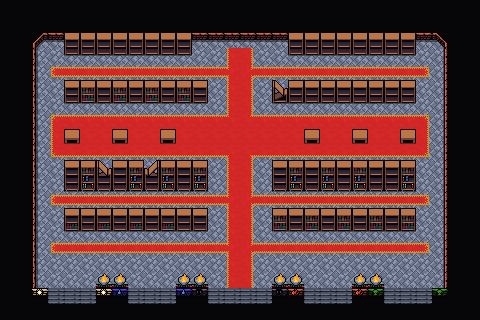

A level layout from a 2D game, rendered from its tile map. Below: a short description, then the map file with tile-grid data replaced by summaries:
An orthogonal 30x20 tile map with 16x16 px tiles, 4 tile layers (Background, Ground, Walls, Overlay), 2 tilesets and 31 objects.

<map version="1.10" tiledversion="1.11.2" orientation="orthogonal" renderorder="right-down" width="30" height="20" tilewidth="16" tileheight="16" infinite="0" nextlayerid="7" nextobjectid="87">
 <tileset firstgid="1" source="../../../../common/maps/tileset/main.tsx" />
 <tileset firstgid="10113" source="../../../../common/maps/tileset/buildings.tsx" />
 <layer id="1" name="Background" width="30" height="20">
  <data>[600 cells, 600 non-empty, 1 distinct tile ids]</data>
 </layer>
 <layer id="2" name="Ground" width="30" height="20">
  <data>[600 cells, 184 non-empty, 21 distinct tile ids]</data>
 </layer>
 <layer id="3" name="Walls" width="30" height="20">
  <properties>
   <property name="spriteLayer" type="bool" value="true" />
  </properties>
  <data>[600 cells, 372 non-empty, 19 distinct tile ids]</data>
 </layer>
 <layer id="4" name="Overlay" width="30" height="20">
  <data>[600 cells, 43 non-empty, 10 distinct tile ids]</data>
 </layer>
 <objectgroup id="5" name="Objects">
  <object id="1" template="../../../../common/maps/obj/collision.tx" x="-32" y="-12" width="32" height="338" />
  <object id="2" template="../../../../common/maps/obj/collision.tx" x="-32" y="320" width="544" height="32" />
  <object id="3" template="../../../../common/maps/obj/collision.tx" x="481.333" y="-12.6667" width="32" height="336.667" />
  <object id="4" template="../../../../common/maps/obj/collision.tx" x="-32" y="-32" width="544" height="32" />
  <object id="45" template="../../../../common/maps/obj/dialog.tx" x="38.667" y="277.333" width="395" height="16">
   <properties>
    <property name="dialog">[
{
   "text": "You stand before a library thick with spirital energy. A ghostly voice rings out.
'Welcome to the Commander's Library. Approach a shelf and you may purchase an entire library from a commander of old. Such power is expensive, but one hundred spells and lands are not small prize in exchange.'",
   "options": [{
      "name": "(Continue)", "action": [{"deleteMapObject":-1}]}]
}
]</property>
   </properties>
  </object>
  <object id="60" template="../../../../common/maps/obj/shop.tx" x="65" y="240.5">
   <properties>
    <property name="commonShopList" value="Precon1" />
    <property name="hasSign" type="bool" value="true" />
    <property name="mythicShopList" value="" />
    <property name="rareShopList" value="" />
    <property name="uncommonShopList" value="" />
   </properties>
  </object>
  <object id="61" template="../../../../common/maps/obj/shop.tx" x="97" y="239.5">
   <properties>
    <property name="commonShopList" value="Precon2" />
    <property name="mythicShopList" value="" />
    <property name="rareShopList" value="" />
    <property name="uncommonShopList" value="" />
   </properties>
  </object>
  <object id="62" template="../../../../common/maps/obj/shop.tx" x="127.5" y="240.5">
   <properties>
    <property name="commonShopList" value="Precon3" />
    <property name="mythicShopList" value="" />
    <property name="rareShopList" value="" />
    <property name="uncommonShopList" value="" />
   </properties>
  </object>
  <object id="63" template="../../../../common/maps/obj/shop.tx" x="161" y="240.5">
   <properties>
    <property name="commonShopList" value="Precon4" />
    <property name="mythicShopList" value="" />
    <property name="rareShopList" value="" />
    <property name="uncommonShopList" value="" />
   </properties>
  </object>
  <object id="64" template="../../../../common/maps/obj/shop.tx" x="273.5" y="239.5">
   <properties>
    <property name="commonShopList" value="Precon5" />
    <property name="mythicShopList" value="" />
    <property name="rareShopList" value="" />
    <property name="uncommonShopList" value="" />
   </properties>
  </object>
  <object id="65" template="../../../../common/maps/obj/shop.tx" x="304.5" y="239.5">
   <properties>
    <property name="commonShopList" value="Precon6" />
    <property name="mythicShopList" value="" />
    <property name="rareShopList" value="" />
    <property name="uncommonShopList" value="" />
   </properties>
  </object>
  <object id="66" template="../../../../common/maps/obj/shop.tx" x="335.5" y="239.5">
   <properties>
    <property name="commonShopList" value="Precon7" />
    <property name="mythicShopList" value="" />
    <property name="rareShopList" value="" />
    <property name="uncommonShopList" value="" />
   </properties>
  </object>
  <object id="67" template="../../../../common/maps/obj/shop.tx" x="368.5" y="240.5">
   <properties>
    <property name="commonShopList" value="Precon8" />
    <property name="mythicShopList" value="" />
    <property name="rareShopList" value="" />
    <property name="uncommonShopList" value="" />
   </properties>
  </object>
  <object id="68" template="../../../../common/maps/obj/shop.tx" x="401" y="238.5">
   <properties>
    <property name="commonShopList" value="Precon9" />
    <property name="mythicShopList" value="" />
    <property name="rareShopList" value="" />
    <property name="uncommonShopList" value="" />
   </properties>
  </object>
  <object id="69" template="../../../../common/maps/obj/shop.tx" x="81" y="196.5">
   <properties>
    <property name="commonShopList" value="Precon10" />
    <property name="mythicShopList" value="" />
    <property name="rareShopList" value="" />
    <property name="uncommonShopList" value="" />
   </properties>
  </object>
  <object id="70" template="../../../../common/maps/obj/shop.tx" x="128" y="197">
   <properties>
    <property name="commonShopList" value="Precon11" />
    <property name="mythicShopList" value="" />
    <property name="rareShopList" value="" />
    <property name="uncommonShopList" value="" />
   </properties>
  </object>
  <object id="71" template="../../../../common/maps/obj/shop.tx" x="161" y="197">
   <properties>
    <property name="commonShopList" value="Precon12" />
    <property name="mythicShopList" value="" />
    <property name="rareShopList" value="" />
    <property name="uncommonShopList" value="" />
   </properties>
  </object>
  <object id="72" template="../../../../common/maps/obj/shop.tx" x="191.5" y="197">
   <properties>
    <property name="commonShopList" value="Precon13" />
    <property name="mythicShopList" value="" />
    <property name="rareShopList" value="" />
    <property name="uncommonShopList" value="" />
   </properties>
  </object>
  <object id="73" template="../../../../common/maps/obj/shop.tx" x="288.5" y="198">
   <properties>
    <property name="commonShopList" value="Precon14" />
    <property name="mythicShopList" value="" />
    <property name="rareShopList" value="" />
    <property name="uncommonShopList" value="" />
   </properties>
  </object>
  <object id="74" template="../../../../common/maps/obj/shop.tx" x="319.5" y="196.5">
   <properties>
    <property name="commonShopList" value="Precon15" />
    <property name="mythicShopList" value="" />
    <property name="rareShopList" value="" />
    <property name="uncommonShopList" value="" />
   </properties>
  </object>
  <object id="75" template="../../../../common/maps/obj/shop.tx" x="352.5" y="195.5">
   <properties>
    <property name="commonShopList" value="Precon16" />
    <property name="mythicShopList" value="" />
    <property name="rareShopList" value="" />
    <property name="uncommonShopList" value="" />
   </properties>
  </object>
  <object id="76" template="../../../../common/maps/obj/shop.tx" x="401.5" y="196.5">
   <properties>
    <property name="commonShopList" value="Precon17" />
    <property name="mythicShopList" value="" />
    <property name="rareShopList" value="" />
    <property name="uncommonShopList" value="" />
   </properties>
  </object>
  </objectgroup>
 <objectgroup id="6" name="Waypoints" />
</map>
<!-- 9 of 31 objects omitted -->
